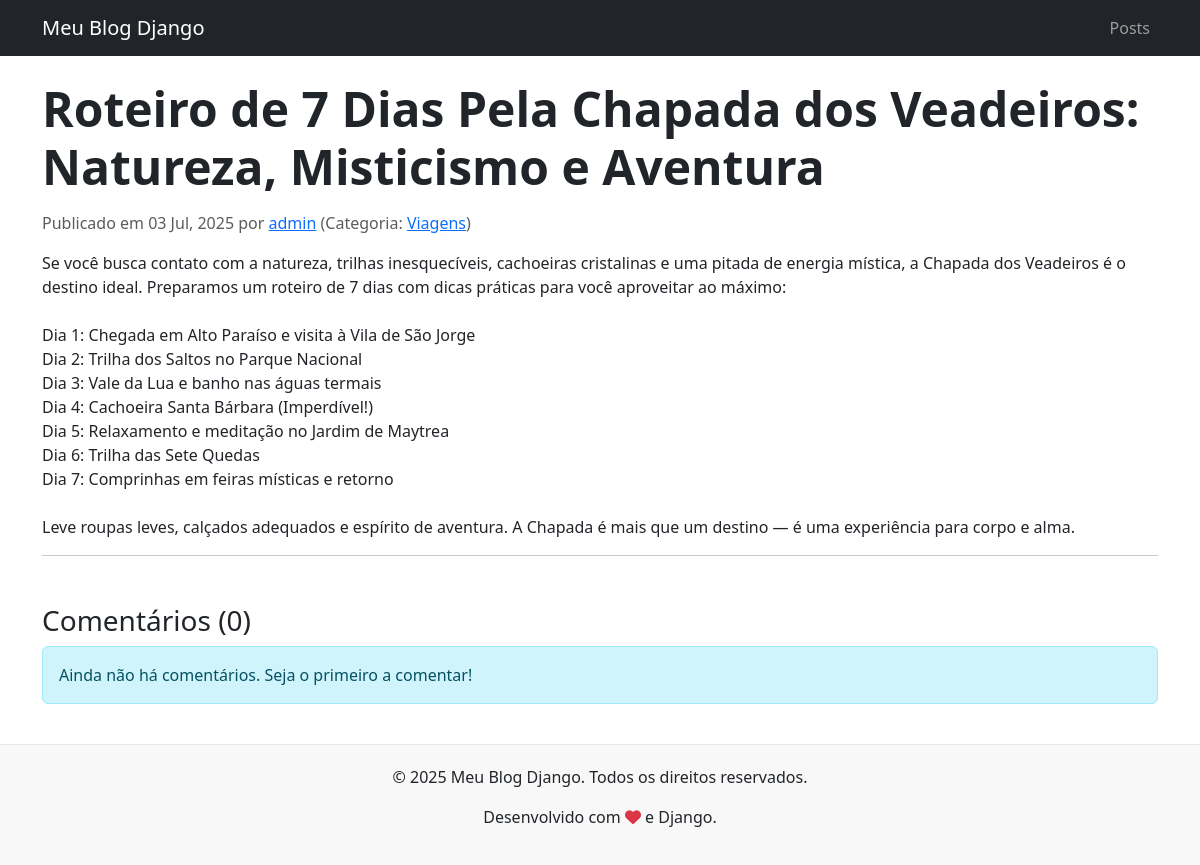
The page /roteiro-de-7-dias-pela-chapada-dos-veadeiros-natureza-misticismo-e-aventura/ on the database its author committed.
### blog/models.py (models this page shows, shortened)
class Post(models.Model):
    title = models.CharField(max_length=200)
    slug = models.SlugField(max_length=200, unique=True)
    author = models.ForeignKey(User, on_delete=models.CASCADE, related_name='blog_posts')
    category = models.ForeignKey(Category, on_delete=models.SET_NULL, null=True, blank=True)
    body = models.TextField()
    publish_date = models.DateTimeField(default=timezone.now)
    created_at = models.DateTimeField(auto_now_add=True)
    updated_at = models.DateTimeField(auto_now=True)
    status = models.CharField(max_length=10,
                              choices=[('draft', 'Draft'), ('published', 'Published')],
                              default='draft')
    class Meta:
        ordering = ('-publish_date',)
        indexes = [
            models.Index(fields=['-publish_date']),
        ]

class Category(models.Model):
    name = models.CharField(max_length=100, unique=True)
    class Meta:
        verbose_name_plural = 'Categories'

### blog/views.py (the view)
# urls.py: path('<slug:slug>/', views.PostDetailView.as_view(), name='post_detail'),
class PostDetailView(DetailView):
    model = Post # Indica qual modelo deve usar
    template_name = 'blog/post_detail.html' # Indica qual template usar
    context_object_name = 'post' # Nome da variável que será passada para o template
    slug_field = 'slug' # Indica que a URL usa o campo slug para buscar o objeto
    slug_url_kwarg = 'slug' # Garante que o argumento da URL seja 'slug'
    def get_queryset(self):
        return Post.objects.filter(status='published')
    def get_context_data(self, **kwargs):
        context = super().get_context_data(**kwargs)
        context['comments'] = self.object.comments.filter(active=True)
        return context

### blog/templates/blog/post_detail.html (shortened to what this page needs)
{% extends 'blog/base.html' %}
{% load static %}
{% block content %}
    <article class="blog-post">
        <h1 class="display-5 fw-bold mb-3">{{ post.title }}</h1>
        <p class="blog-post-meta text-muted">
            Publicado em {{ post.publish_date|date:"d M, Y" }} por
            <a href="#">{{ post.author.username }}</a>
            {% if post.category %}(Categoria: <a href="#">{{ post.category.name }}</a>){% endif %}
        </p>
        <div class="blog-post-body">
            {{ post.body|linebreaksbr }}
        </div>
        <hr>
        <div class="comments-section mt-5">
            <h3>Comentários ({{ comments.count }})</h3>
            {% for comment in comments %}
                <div class="card mb-3">
                    <div class="card-body">
                        <h5 class="card-title">{{ comment.name }}</h5>
                        <h6 class="card-subtitle text-muted mb-2">
                            em {{ comment.created_at|date:"d M, Y" }} às {{ comment.created_at|time:"H:i" }}
                        </h6>
                        <p class="card-text">{{ comment.body|linebreaksbr }}</p>
                    </div>
                </div>
            {% empty %}
                <p class="alert alert-info">Ainda não há comentários. Seja o primeiro a comentar!</p>
            {% endfor %}
        </div>
    </article>
{% endblock %}

### blog/templates/blog/base.html (style rules this page uses)
body { padding-top: 56px; }

### rows shown on the page
Post: title "Roteiro de 7 Dias Pela Chapada dos Veadeiros: Natureza, Misticismo e Aventura", publish_date "03 Jul, 2025", author.username "admin", category.name "Viagens", body "Se você busca contato com a natureza, trilhas inesquecíveis, cachoeiras cristalinas e uma pitada de energia mística, a Chapada dos Veadeiros é o destino ideal. Preparamos um roteiro de 7 dias com dicas práticas para você aproveitar ao máximo: Dia 1: Chegada em Alto Paraíso e visita à Vila de São Jorge Dia 2: Trilha dos Saltos no Parque Nacional Dia 3: Vale da Lua e banho nas águas termais Dia 4: Cachoeira Santa Bárbara (Imperdível!) Dia 5: Relaxamento e meditação no Jardim de Maytrea Dia 6: Trilha das Sete Quedas Dia 7: Comprinhas em feiras místicas e retorno Leve roupas leves, calçados adequados e espírito de aventura. A Chapada é mais que um destino — é uma experiência para corpo e alma."

### other values the page prints
{{ comments.count }} "0"
